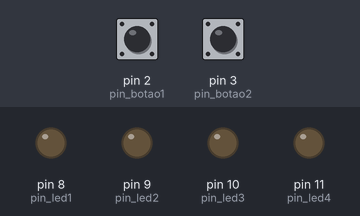
Recording of a sketch running on a simulated Arduino Uno, built with avr-gcc and run on an emulated ATmega328P. Shown: output pins drawn as LEDs (lit = HIGH). The test bench sets the inputs (shaded band); at power-on: pin 2 (pin_botao1) LOW, pin 3 (pin_botao2) LOW.

Above: at 1.2 s.
1.3 s: pin 2 (pin_botao1) pulled HIGH for 0.15 s
At 2.3 s:
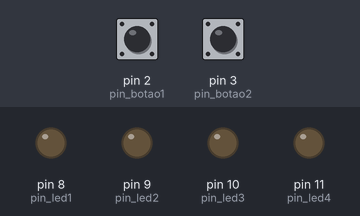
3.0 s: pin 3 (pin_botao2) pulled HIGH for 0.15 s
At 3.6 s:
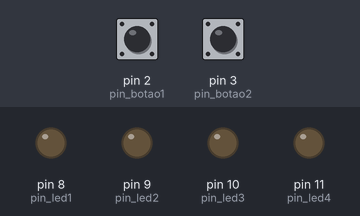
4.7 s: pin 3 (pin_botao2) pulled HIGH for 3.2 s
At 5.0 s:
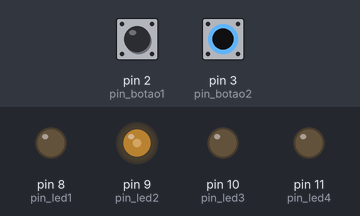
9.4 s: pin 2 (pin_botao1) pulled HIGH for 3.2 s
At 13.4 s:
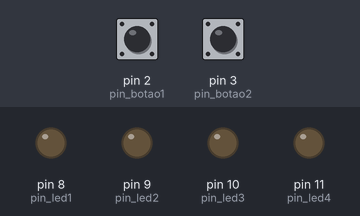
14.1 s: pin 2 (pin_botao1) driven HIGH and pin 3 (pin_botao2) driven HIGH
At 15.3 s:
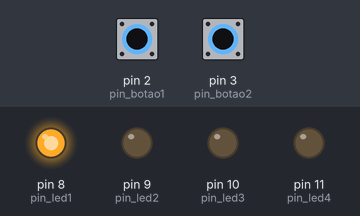
15.6 s: pin 2 (pin_botao1) driven LOW
At 16.9 s:
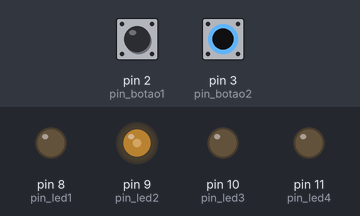
Timing chart, 0 to 18.1 s (numbered marks = the images above; inputs shaded):
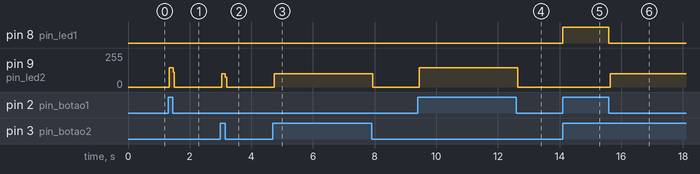

Measured:
- after the input at 1.3 s, pin 9 (pin_led2): 0/255 → 146/255 at once, → 0/255 0.12 s later
- after the input at 3.0 s, pin 9 (pin_led2): 0/255 → 101/255 at once, → 0/255 0.12 s later
- after the input at 4.7 s, pin 9 (pin_led2): 0/255 → 101/255 at once, → 0/255 3.2 s later
- after the input at 9.4 s, pin 9 (pin_led2): 0/255 → 146/255 at once, → 0/255 3.2 s later
- after the input at 14.1 s, pin 8 (pin_led1): LOW → HIGH at once
- after the input at 15.6 s, pin 8 (pin_led1): HIGH → LOW at once; pin 9 (pin_led2): 0/255 → 101/255 at once

The sketch:

botao_2leds.ino
```cpp
#define pin_led1 8  //defininco 1 led
#define pin_led2 9 //defininco 2 led
#define pin_led3 10 //defininco 3 led
#define pin_led4 11  //defininco 4 led
#define pin_botao1 2
#define pin_botao2 3
void setup() {
  // put your setup code here, to run once:
  pinMode(pin_led1, OUTPUT);
  pinMode(pin_led2, OUTPUT);
  pinMode(pin_led3, OUTPUT);
  pinMode(pin_led4, OUTPUT);
  pinMode(pin_botao1, INPUT);
  pinMode(pin_botao2, INPUT);

}

void loop() {
  // put your main code here, to run repeatedly:
bool botao2 = digitalRead(pin_botao1) & digitalRead(pin_botao2);
if (botao2 == 1){
  digitalWrite(pin_led1, HIGH);
  digitalWrite(pin_led2, LOW);
  digitalWrite(pin_led3, LOW);
  digitalWrite(pin_led4, LOW);
  }else{
  digitalWrite(pin_led1, LOW);
  digitalWrite(pin_led2, LOW);
  digitalWrite(pin_led3, LOW);
  digitalWrite(pin_led4, LOW);

bool botaoA = digitalRead(pin_botao1);
if (botaoA == 1){
  digitalWrite(pin_led1, LOW);
  digitalWrite(pin_led2, HIGH);
  digitalWrite(pin_led3, LOW);
  digitalWrite(pin_led4, LOW);
  }else{
  digitalWrite(pin_led1, LOW);
  digitalWrite(pin_led2, LOW);
  digitalWrite(pin_led3, LOW);
  digitalWrite(pin_led4, LOW);

bool botaoB =  digitalRead(pin_botao2);
if (botaoB == 1){
  digitalWrite(pin_led1, LOW);
  digitalWrite(pin_led2, HIGH);
  digitalWrite(pin_led3, LOW);
  digitalWrite(pin_led4, LOW);
  }else{
  digitalWrite(pin_led1, LOW);
  digitalWrite(pin_led2, LOW);
  digitalWrite(pin_led3, LOW);
  digitalWrite(pin_led4, LOW);
}
  }
  }
}
```
